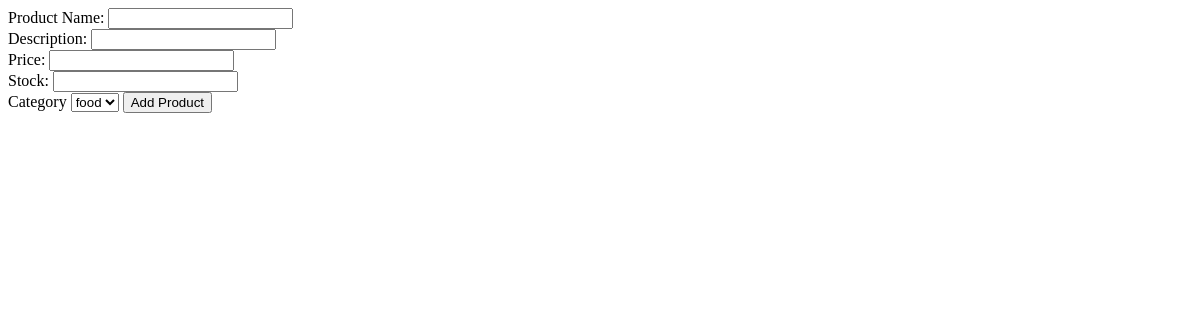
Before: /add_product/ with the older database file.
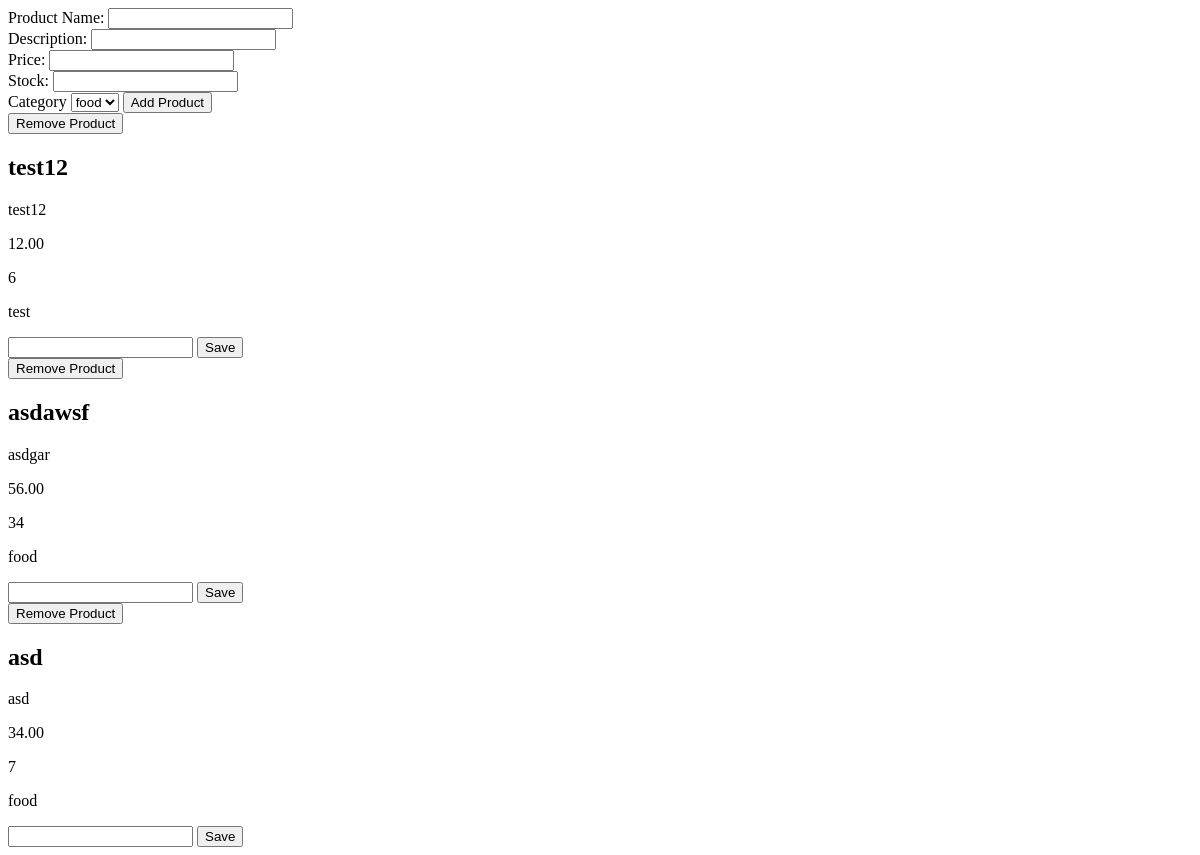
After: the same page with the newer database file.
### store/models.py (models this page shows)
class Product(models.Model):
    title = models.CharField(max_length=50)
    description = models.TextField()
    price = models.DecimalField(max_digits=5, decimal_places=2)
    stock = models.IntegerField()
    category = models.ForeignKey(Category, on_delete=models.CASCADE)

class Category(models.Model):
    name = models.CharField(max_length=50)
    description = models.TextField()
    def __str__(self):
        return self.name

### store/views.py (the view, shortened to what this page needs)
# urls.py: path('add_product/', add_product, name='add_product'),
def add_product(request):
    products = Product.objects.all()
    categories = Category.objects.all()
    return render(request, 'product.html', {'products': products, 'category': categories})

### store/templates/product.html (shortened to what this page needs)
<!DOCTYPE html>
<html lang="en">
<head>
</head>
<body>
    <form method="post">
        <label for="title">Product Name:</label>
        <input id="title" type="text" name="title"><br>
        <label for="description">Description:</label>
        <input id="description" type="text" name="description"><br>
        <label for="price">Price:</label>
        <input id="price" type="number" name="price"><br>
        <label for="stock">Stock:</label>
        <input id="stock" type="number" name="stock"><br>
        <label for="category">Category</label>
        <select id="category" name="category">
            {% for item in category %}
            <option value="{{ item.id }}">{{ item.name }}</option>
            {% endfor %}
        </select>
        <button type="submit">Add Product</button>
    </form>
    {% for product in products %}
    <a href="{% url 'remove_product' product.id %}"><button>Remove Product</button></a>
    <form method="post" action="{% url 'select_product' product.id %}">
    <h2>{{ product.title }}</h2>
    <p>{{ product.description }}</p>
    <p>{{ product.price }}</p>
    <p>{{ product.stock }}</p>
    <p>{{ product.category }}</p>
    <input type="number" name="quantity">
    <button type="submit">Save</button>
    </form>
    {% endfor %}
</body>
</html>

Changed rows visible on the page:
added Product: title "test12", description "test12", price "12.00", stock "6", category "test"
added Product: title "asdawsf", description "asdgar", price "56.00", stock "34", category "food"
added Product: title "asd", description "asd", price "34.00", stock "7", category "food"
